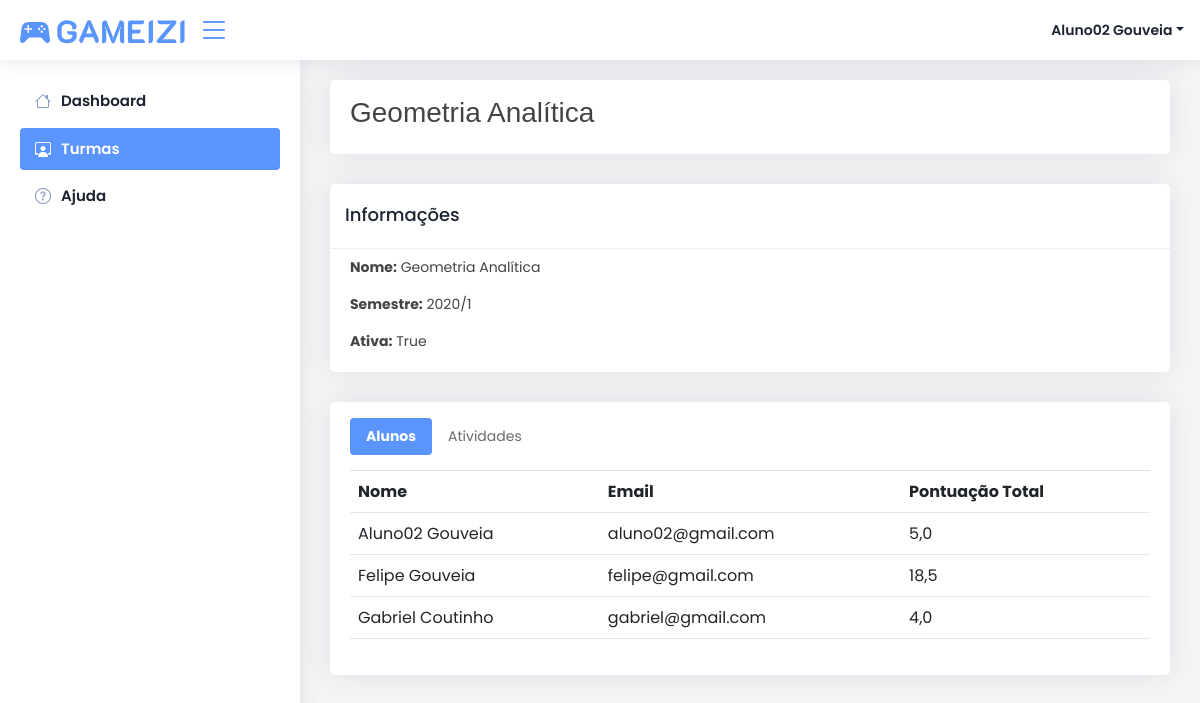
The app's page /turma/1/ (signed in) with its own data.
### core/models.py (models this page shows, shortened)
class Turma(models.Model):
    nome = models.CharField('Nome', max_length=1024)
    criado_em = models.DateField("Criado Em", auto_now_add=True)
    ativa = models.BooleanField('Ativa', default=True)
    semestre = models.CharField("Semestre", max_length=1024)
    hash_convite = models.CharField('Hash Convite', max_length=1024, blank=True, null=True)
    def __str__(self):
        return self.nome

class AlunosTurma(models.Model):
    turma = models.ForeignKey(Turma, on_delete=models.CASCADE)
    aluno = models.ForeignKey(Aluno, on_delete=models.CASCADE)
    pontuacao = models.FloatField('Pontuação', default=0)
    data_criacao = models.DateField("Criado Em", auto_now_add=True)

class Aluno(models.Model):
    usuario = models.ForeignKey(settings.AUTH_USER_MODEL, on_delete=models.CASCADE, null=True, blank=True)
    nome = models.CharField("Nome", max_length=1024, null=False)
    sobrenome = models.CharField("Sobrenome", max_length=1024, null=False)
    pontuacao = models.FloatField("Pontuação", default=0, blank=True, null=True)
    tipo = models.CharField("Tipo", choices=TIPOS_ALUNOS, max_length=1024, default='K', blank=True, null=True)
    confirmado = models.BooleanField('Confirmado', default=False)
    criado_em = models.DateField("Criado Em", auto_now_add=True)
    def obter_nome_completo(self):
        return self.nome + ' ' + self.sobrenome
    def calcular_pontuacao_total(self, turma):
        try:
            atividades = AlunosAtividade.objects.filter(aluno=self, atividade__turma=turma)
            total = 0
            for atividade in atividades:
                total += atividade.nota
            return float(total)
        except:
            return 0

class AlunosAtividade(models.Model):
    atividade = models.ForeignKey(Atividade, on_delete=models.CASCADE)
    aluno = models.ForeignKey(Aluno, on_delete=models.CASCADE)
    nota = models.FloatField('Nota', default=0)

### core/views.py (the view)
# urls.py: path('turma/<int:pk>/', views.detalhe_turma, name='detalhe_turma'),
@login_required(login_url='/login')
def detalhe_turma(request, pk):
    turma = Turma.objects.get(id=pk)
    data = {
        'pagina': 'Minhas Turmas',
        'turma': turma,
        'alunos_turma': AlunosTurma.objects.filter(turma=turma).order_by('aluno__nome'),
        'professores': ProfessoresTurma.objects.filter(turma=turma),
        'atividades': Atividade.objects.filter(turma=turma)
    }
    return render(request, 'core/turmas/detalhe.html', data)

### core/templatetags/filtros.py (called while the page is built)
@register.filter(name='obter_aluno_atividade')
def obter_aluno_atividade(atividade, aluno):
    try:
        aluno_atividade = AlunosAtividade.objects.get(atividade=atividade, aluno=aluno)
        return aluno_atividade
    except Exception as e:
        print(e)
        return None

@register.filter(name='obter_ranking_aluno')
def obter_ranking_aluno(usuario):
    try:
        aluno = Aluno.objects.get(usuario=usuario)
        return rankings[aluno.tipo]
    except:
        return 'Professor'

@register.filter(name='calcular_pontuacao_total')
def calcular_pontuacao_total(aluno, turma):
    return aluno.calcular_pontuacao_total(turma)

### core/templates/core/turmas/detalhe.html (shortened to what this page needs)
{% extends 'core/base.html' %}
{% load filtros %}
{% block pagina %}
{{ turma }}
{% endblock pagina %}
{% block conteudo %}
<div class="row">
    <div class="col-12">
        <div class="card p-0 mt-0">
            <div class="card-header py-0">
                <h5 class="card-title">Informações</h5>
            </div>
            <div class="card-body pt-2">
                <div class="row">
                    <div class="col-12">
                        <p class="card-text">
                            <strong>Nome:</strong> {{ turma.nome }}
                        </p>
                        <p class="card-text">
                            <strong>Semestre:</strong> {{ turma.semestre }}
                        </p>
                        <p class="card-text">
                            <strong>Ativa:</strong> {{ turma.ativa }}
                        </p>
                    </div>
                </div>
            </div>
        </div>
    </div>
    <div class="col-12">
        <div class="card mt-0">
            <div class="card-body pt-3">
                <ul class="nav nav-tabs pb-3" id="myTab" role="tablist">
                    <li class="nav-item" role="presentation">
                      <button class="nav-link active" id="alunos-tab" data-bs-toggle="tab" data-bs-target="#alunos" type="button" role="tab" aria-controls="alunos" aria-selected="true">Alunos</button>
                    </li>
                    <li class="nav-item" role="presentation">
                      <button class="nav-link" id="atividades-tab" data-bs-toggle="tab" data-bs-target="#atividades" type="button" role="tab" aria-controls="atividades" aria-selected="false">Atividades</button>
                    </li>
                </ul>
                <div class="tab-content" id="myTabContent">
                    <div class="tab-pane fade show active" id="alunos" role="tabpanel" aria-labelledby="alunos-tab">
                        {% if alunos_turma %}
                        <div class="row">
                            <div class="col-12">
                                <table class="table" id="alunos-table">
                                    <div class="thead">
                                        <th>Nome</th>
                                        <th>Email</th>
                                        <th>Pontuação Total</th>
                                    </div>
                                    <div class="tbody">
                                        {% for aluno_turma in alunos_turma %}
                                        <tr>
                                            <td>{{ aluno_turma.aluno.obter_nome_completo }}</td>
                                            <td>{{ aluno_turma.aluno.usuario.email }}</td>
                                            <td>{{ aluno_turma.aluno|calcular_pontuacao_total:aluno_turma.turma }}</td>
                                        </tr>
                                        {% endfor %}
                                    </div>
                                </table>
                            </div>
                        </div>
                        {% else %}
                        <div class="row">
                            <div class="col-12 text-center pt-3">
                                <p>Não há alunos nesta turma. <a turma-id="{{ turma.id }}" href="#" class="text-primary btn-gerar-link">Gere o Link</a> para convidar.
                            </div>
                        </div>
                        {% endif %}
                    </div>
                </div>
            </div>
        </div>
    </div>
</div>
{% endblock conteudo %}

### core/templates/core/base.html (shortened to what this page needs)
{% load static %}
{% load filtros %}
<html lang="pt-br">
<head>
    <link href="https://cdn.jsdelivr.net/npm/bootstrap@5.1.3/dist/css/bootstrap.min.css" rel="stylesheet">
	<link href="{% static 'css' %}/icons/bootstrap/bootstrap-icons.css" rel="stylesheet">
    <link href="{% static 'css/styles.css' %}" rel="stylesheet">
    <link href="{% static 'css' %}/vendor/custom.css" rel="stylesheet">
</head>
<body>
    <header id="header" class="header fixed-top d-flex align-items-center">
        <div class="d-flex align-items-center justify-content-between">
            <a href="#!" class="d-flex align-items-center">
                <img src="{% static 'img/gameizi.svg' %}" alt="" >
            </a>
            <i class="bi bi-list toggle-sidebar-btn"></i>
        </div>
        <nav class="header-nav ms-auto">
            <ul class="d-flex align-items-center">
                <li class="nav-item dropdown pe-3">
                    <a class="nav-link nav-profile d-flex align-items-center pe-0" href="#" data-bs-toggle="dropdown">
                    <span class="d-none d-md-block dropdown-toggle ps-2">{{ user.first_name|title }} {{ user.last_name|title }}</span>
                    </a>
                </li>
            </ul>
        </nav>
    </header>
    {% include 'core/menu.html' %}
    <main class="main" id="main">
        <div class="card mt-0">
            <div class="card-body py-3">
                <div class="row">
                    <div class="col-md-6 text-start">
                        <h1 class="h3">{% block pagina %}{% endblock pagina %}</h1>
                    </div>
                    <div class="col-md-6 text-end">
                    </div>
                </div>
            </div>
        </div>
        {% block conteudo %}
        {% endblock conteudo %}
    </main>
</body>
</html>

### core/static/css/styles.css (style rules this page uses)
* { padding: 0; margin: 0; box-sizing: border-box; font-family: 'Poppins', sans-serif; }
body { font-size: .875rem; }
.card { margin-top: 2rem; width: 100%; }
.card-header { background-color: #f0f0f0; }
a { color: #2470dc; text-decoration: none; }

### records on screen
Turma: nome "Geometria Analítica", semestre "2020/1", ativa "True"
AlunosTurma: aluno.obter_nome_completo "Aluno02 Gouveia", aluno.usuario.email "aluno02@gmail.com", aluno|calcular_pontuacao_total "5,0"
AlunosTurma: aluno.obter_nome_completo "Felipe Gouveia", aluno.usuario.email "felipe@gmail.com", aluno|calcular_pontuacao_total "18,5"
AlunosTurma: aluno.obter_nome_completo "Gabriel Coutinho", aluno.usuario.email "gabriel@gmail.com", aluno|calcular_pontuacao_total "4,0"

### other values on screen
{{ user.first_name|title }} "Aluno02"
{{ user.last_name|title }} "Gouveia"
